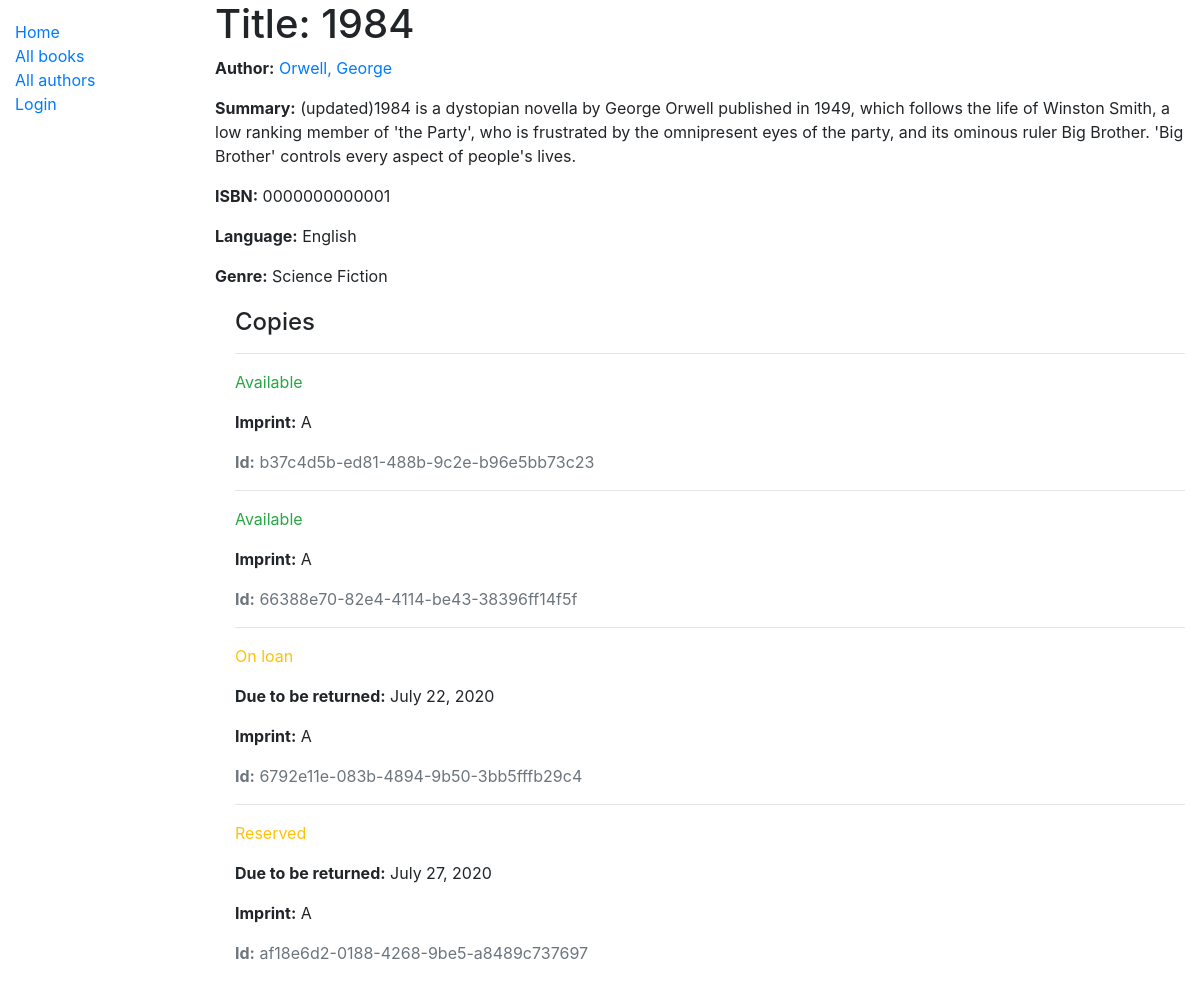
/catalog/books/1, run on the app's committed database.
### catalog/models.py (models this page shows, shortened)
class Book(models.Model):
	title=models.CharField(max_length=200)
	author=models.ForeignKey('Author', on_delete=models.SET_NULL, null=True)
	summary=models.TextField(max_length=1000, help_text='Enter a brief description of the book')
	isbn = models.CharField('ISBN', max_length=13, help_text='13 Character <a href=“https://www.isbn-international.org/content/what-isbn">ISBN number</a>')
	genre=models.ManyToManyField(Genre, help_text='Select a genre for this book')
	language=models.ForeignKey('Language', on_delete=models.SET_NULL, null=True)
	def display_genre(self):
		"""Create a string for the Genre. This is required to display genre in Admin """
		return ', '.join(genre.name for genre in self.genre.all()[:3])
	display_genre.short_description = 'Genre'

class Author(models.Model):
	first_name=models.CharField(max_length=100)
	last_name=models.CharField(max_length=100)
	date_of_birth=models.DateField(null=True, blank=True)
	date_of_death=models.DateField('Died', null=True, blank=True)
	class Meta:
		ordering=['last_name', 'first_name']
	def __str__(self):
		return f'{self.last_name}, {self.first_name}'

class Language(models.Model):
	name=models.CharField(max_length=200,help_text='Enter the language')
	def __str__(self):
		return self.name

class Genre(models.Model):
	name=models.CharField(max_length=200, help_text='Enter a book genre(e.g. Science Fiction)')
	def __str__(self):
		return self.name

class BookInstance(models.Model):
	id=models.UUIDField(primary_key=True, default=uuid.uuid4, help_text='Unique ID for this particular book across whole library')
	book=models.ForeignKey(Book, on_delete=models.SET_NULL, null=True)
	imprint=models.CharField(max_length=200)
	due_back=models.DateField(null=True, blank=True)
	LOAN_STATUS = (
		('m', 'Maintenance'),
		('o', 'On loan'),
		('a', 'Available'),
		('r', 'Reserved'),
	)
	status = models.CharField(max_length=1, choices=LOAN_STATUS, blank=True, default='m', help_text='Book availability')
	borrower = models.ForeignKey(User, on_delete=models.SET_NULL, null=True, blank=True)
	class Meta:
		ordering=['due_back']
		permissions = (("can_mark_returned", "Set book as returned"),)

### catalog/views.py (the view)
# urls.py: path('books/<int:pk>', views.BookDetailView.as_view(), name='book-detail'),
class BookDetailView(generic.DetailView):
	model = Book

### catalog/templates/catalog/book_detail.html
{% extends "base_generic.html" %}
{% block content %}
  <h1>Title: {{ book.title }}</h1>
  <p><strong>Author:</strong> <a href="{% url 'author-detail' book.author.pk %}">{{ book.author }}</a></p>
  <p><strong>Summary:</strong> {{ book.summary }}</p>
  <p><strong>ISBN:</strong> {{ book.isbn }}</p>
  <p><strong>Language:</strong> {{ book.language }}</p>
  <p><strong>Genre:</strong> {{ book.genre.all|join:", " }}</p>
  <div style="margin-left:20px;margin-top:20px">
    <h4>Copies</h4>
    {% for copy in book.bookinstance_set.all %}
      <hr>
      <p class="{% if copy.status == 'a' %}text-success{% elif copy.status == 'm' %}text-danger{% else %}text-warning{% endif %}">
        {{ copy.get_status_display }}
      </p>
      {% if copy.status != 'a' %}
        <p><strong>Due to be returned:</strong> {{ copy.due_back }}</p>
      {% endif %}
      <p><strong>Imprint:</strong> {{ copy.imprint }}</p>
      <p class="text-muted"><strong>Id:</strong> {{ copy.id }}</p>
    {% endfor %}
  </div>
{% endblock %}

### data on the page
Book: title "1984", author "Orwell, George", summary "(updated)1984 is a dystopian novella by George Orwell published in 1949, which follows the life of Winston Smith, a low ranking member of 'the Party', who is frustrated by the omnipresent eyes of the party, and its ominous ruler Big Brother. 'Big Brother' controls every aspect of people's lives.", isbn "0000000000001", language "English", genre.all "Science Fiction"
BookInstance: status "Available", imprint "A", id "b37c4d5b-ed81-488b-9c2e-b96e5bb73c23"
BookInstance: status "Available", imprint "A", id "66388e70-82e4-4114-be43-38396ff14f5f"
BookInstance: status "On loan", due_back "July 22, 2020", imprint "A", id "6792e11e-083b-4894-9b50-3bb5fffb29c4"
BookInstance: status "Reserved", due_back "July 27, 2020", imprint "A", id "af18e6d2-0188-4268-9be5-a8489c737697"
